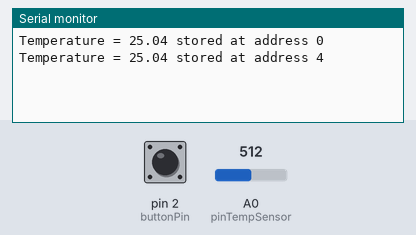
The sketch below on a simulated Arduino Uno, built with avr-gcc and run on an emulated ATmega328P. On the bench: the last lines printed to the serial monitor. The inputs (shaded band) are chosen by the test bench; at power-on: pin 2 (buttonPin) HIGH, A0 (pinTempSensor) = 512. EEPROM starts erased.

Above: at 1.3 s.
1.4 s: pin 2 (buttonPin) pulled LOW for 0.25 s
At 1.95 s:
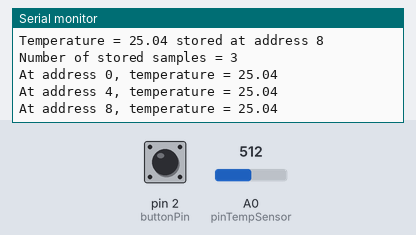
3.1 s: pin 2 (buttonPin) pulled LOW for 1 s
At 5.1 s:
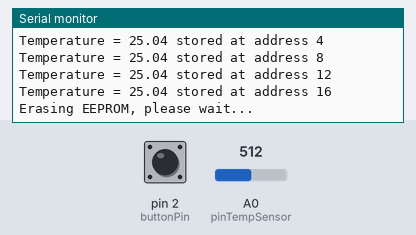
Timing chart, 0 to 6.6 s (numbered marks = the images above; inputs shaded):
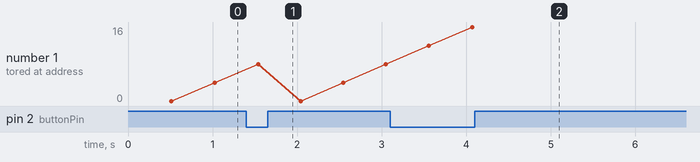

Measured:
- after the input at 1.4 s, the serial monitor: prints a new line after 0.25 s (image 1)
- after the input at 3.1 s, the serial monitor: prints a new line after 1.0 s (image 2)

The sketch:

EEPROM-demo.ino
```cpp
/*
Embedded Systems Programming Assignment 3
Author: John Harrington

Much of this code was provided in lecture slides.

It has been modified to meet the requirements of programming assignment 3.

Notably, it has been modified to incorporate a button. The first time this button is pressed,
the print logic (which was mostly provided by the skeleton code) will execute in order to
print to Serial console the existing EEPROM entries describing temperature measurements.

Additionally, a second button press will erase the entire EEPROM address space, wait 5 seconds, and
resume the program writing the first sample collected to EEPROM address 0.

It is generally very bad practice to place EEPROM reads / writes inside loops. This is described in
lecture 06_Memory slide 41. EEPROM has a limited lifespan of ~10,000 write / erase cycles.

Considering this, I attempted to find a more efficient way to erase the EEPROM on the second button
press, but realized this wasn't possible as if the scheduled write operations had cycled through the
entirety of EEPROM address space, and then a new cycle began, it would be necessary to erase the entirety
of EEPROM address space in order to avoid leaving left-over values stored there.
*/


#include <math.h>
#include <EEPROM.h>
#include <SoftwareSerial.h>

#define SAMPLE_TIME 500

const int B = 4275;
const int R0 = 100000;
const int pinTempSensor = A0;

int address = 0;   //EEPROM address counter
int nSamples = 0;  //Sample counter

unsigned long write_timer;

const int buttonPin = 2;
volatile int button_val = 0;

void printTemp2Monitor();
void writeTemp2EEPROM();
void pin_ISR();
void clear_EEPROM();

void setup() {
  Serial.begin(9600);
  write_timer = millis();

  pinMode(buttonPin, INPUT_PULLUP);
  attachInterrupt(digitalPinToInterrupt(buttonPin), pin_ISR, RISING);
}

void loop() {
  if (millis() - write_timer > SAMPLE_TIME) {
    writeTemp2EEPROM();
    write_timer = millis();
  }

  if (button_val == 1) {
    printTemp2Monitor();
    button_val = 2;
  }

  if (button_val == 3) {
    clear_EEPROM();
    button_val = 0;
  }

  delay(1);
}

void printTemp2Monitor() {
  Serial.print("Number of stored samples = ");
  Serial.println(nSamples);

  for (int i = 0; i < nSamples; i++) {  // NOTE EEPROM reads / writes should generally not be placed in loops
    float temperature = 0.00f;
    EEPROM.get(i * sizeof(float), temperature);
    Serial.print("At address ");
    Serial.print(i * sizeof(float));
    Serial.print(", temperature = ");
    Serial.println(temperature);
  }
  address = 0;
  nSamples = 0;
}

void writeTemp2EEPROM() {
  int a = analogRead(pinTempSensor);

  float R = R0 * (1023.0 / a - 1.0);
  float temperature = 1.0 / (log(R / R0) / B + 1 / 298.15) - 273.15;
  EEPROM.put(address, temperature);

  Serial.print("Temperature = ");
  Serial.print(temperature);
  Serial.print(" stored at address ");
  Serial.println(address);

  nSamples++;
  address += sizeof(float);

  if (address == EEPROM.length()) {
    address = 0;
  }
}

void pin_ISR() {
  noInterrupts();
  button_val++;
  interrupts();
}

void clear_EEPROM() {
  Serial.println("Erasing EEPROM, please wait...");
  for (int i = 0; i < EEPROM.length(); i++) {  // NOTE EEPROM reads / writes should generally not be placed in loops
    EEPROM.write(i, 0);
  }
  Serial.println("EEPROM has been erased. Resuming program in five seconds.");

  address = 0;
  nSamples = 0;

  delay(5000);
}
```
